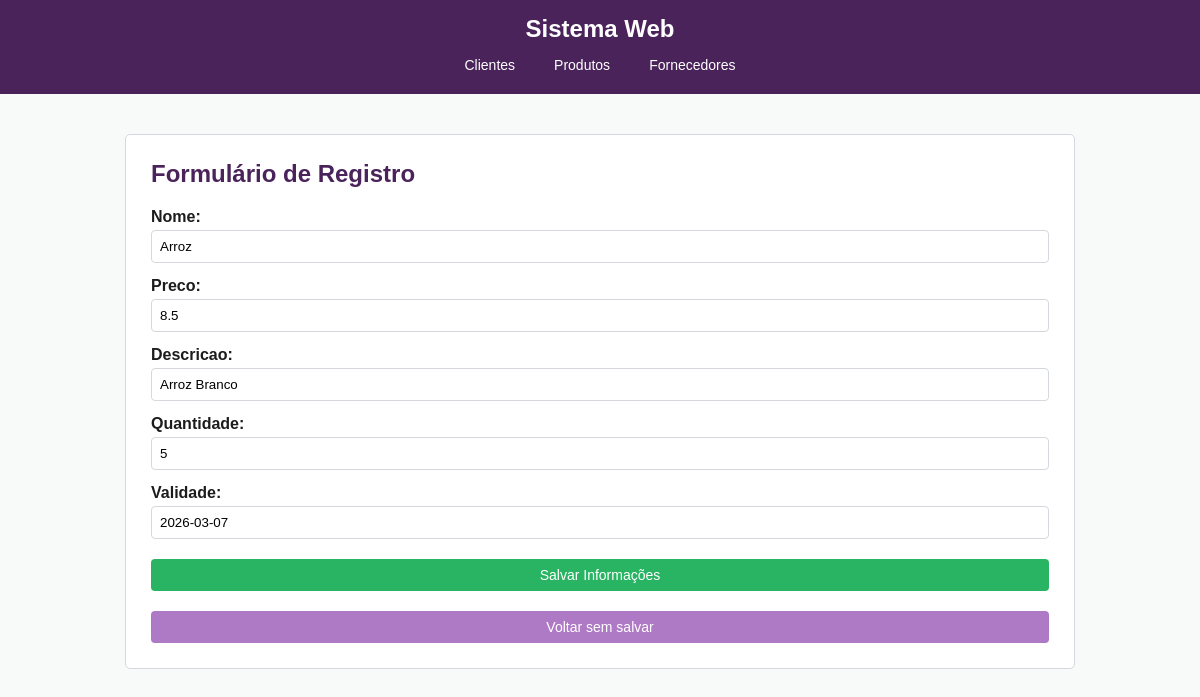
The page /api-produtos/editar/1 on the database its author committed.
### produtos/models.py (models this page shows, shortened)
class Produto(models.Model):
    nome = models.CharField(max_length=100)
    preco = models.FloatField()
    descricao = models.CharField(max_length=180)
    quantidade = models.PositiveIntegerField()
    validade = models.DateField()

### produtos/views.py (the view)
# urls.py: path("editar/<int:pk>", ProdutoUpdate.as_view(), name="editar-produtos"),
class ProdutoUpdate(UpdateView):
    model = Produto
    form_class = ProdutoForm
    template_name = "produtos/form.html"
    success_url = reverse_lazy("lista-produtos")

### produtos/forms.py
class ProdutoForm(ModelForm):
    class Meta:
        model = Produto
        fields = ["nome", "preco", "descricao", "quantidade", "validade"]

### templates/produtos/form.html (shortened to what this page needs)
{% extends 'base.html' %}
{% block content %}
<div class="d-flex">
    <h2 style="color: var(--primary);">Formulário de Registro</h2>
</div>
<form method="post">
    {{ form.as_p }}
    <div class="mt-3">
        <button type="submit" class="btn btn-success w-100">
            Salvar Informações
        </button>
        <button
            type="button"
            class="btn w-100 mt-3"
            style="background: var(--accent);"
            onclick="history.back()">
            Voltar sem salvar
        </button>
    </div>
</form>
{% endblock %}

### templates/base.html (style rules this page uses)
:root { --primary:#4a235a; --accent:#af7ac5; --danger:#c0392b; --success:#28b463; --light:#f8f9f9; --white:#ffffff; --dark:#1c1c1c; --border:#d5d8dc; }
* { box-sizing:border-box; margin:0; padding:0; font-family:Verdana, Geneva, Tahoma, sans-serif; }
body { background-color:var(--light); color:var(--dark); }
form p { margin-bottom:14px; }
label { display:block; margin-bottom:4px; font-weight:bold; }
input[type="text"], input[type="email"], input[type="number"], input[type="date"], select { width:100%; padding:8px; border:1px solid var(--border); border-radius:4px; }
.btn,button,input[type="submit"] { background:var(--primary); color:white; padding:8px 16px; border:none; border-radius:4px; cursor:pointer; text-decoration:none; font-size:14px; }
.btn-success { background:var(--success); }
.d-flex { display:flex; justify-content:space-between; align-items:center; margin-bottom:20px; }
.mt-3 { margin-top:20px; }
.w-100 { width:100%; }

### rows shown on the page
Produto: nome "Arroz", preco "8.5", descricao "Arroz Branco", quantidade "5", validade "2026-03-07"
